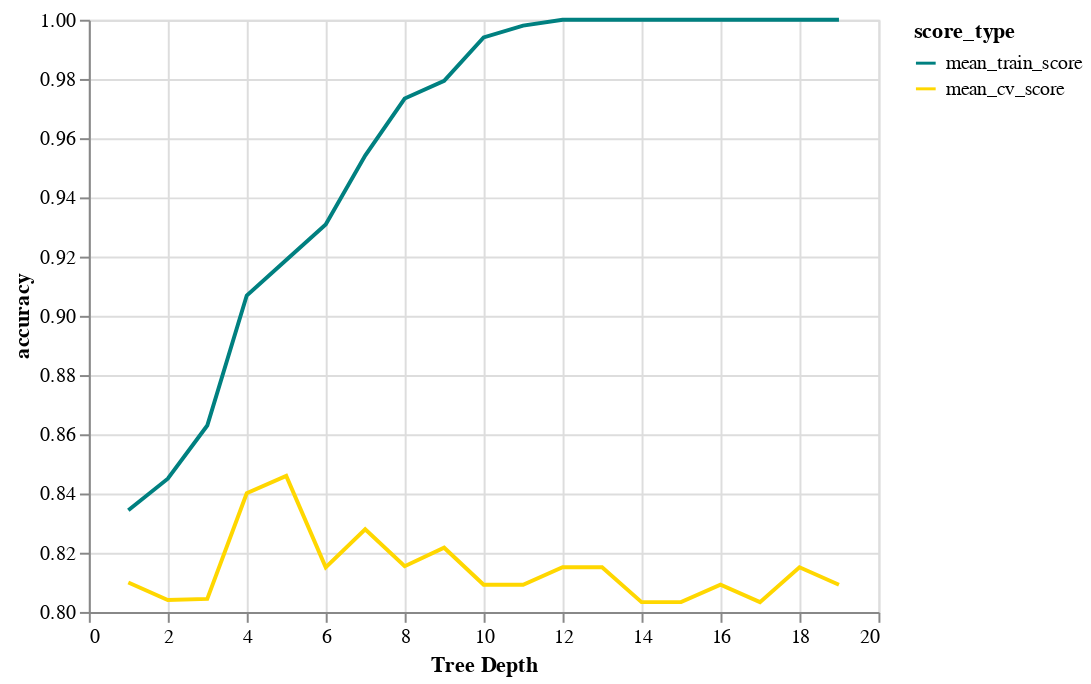

Write notebook code for a chart like this one.
### Code cell
chart1.encode(alt.Y('accuracy:Q', scale=alt.Scale(zero=False)))

### Figure 1 — Vega-Lite specification as saved in the notebook (floating-point values rounded to 4 significant figures)
{"config": {"view": {"continuousWidth": 400, "continuousHeight": 300}}, "data": {"name": "data-861843c97ee85227897f2e9e3b61abac"}, "mark": "line", "encoding": {"color": {"type": "nominal", "field": "score_type", "scale": {"domain": ["mean_train_score", "mean_cv_score"], "range": ["teal", "gold"]}}, "x": {"type": "quantitative", "axis": {"title": "Tree Depth"}, "field": "depth"}, "y": {"type": "quantitative", "field": "accuracy", "scale": {"zero": false}}}, "$schema": "https://vega.github.io/schema/vega-lite/v4.8.1.json", "datasets": {"data-861843c97ee85227897f2e9e3b61abac": [{"depth": 1, "score_type": "mean_train_score", "accuracy": 0.8343}, {"depth": 2, "score_type": "mean_train_score", "accuracy": 0.845}, {"depth": 3, "score_type": "mean_train_score", "accuracy": 0.863}, {"depth": 4, "score_type": "mean_train_score", "accuracy": 0.9069}, {"depth": 5, "score_type": "mean_train_score", "accuracy": 0.9188}, {"depth": 6, "score_type": "mean_train_score", "accuracy": 0.9308}, {"depth": 7, "score_type": "mean_train_score", "accuracy": 0.9541}, {"depth": 8, "score_type": "mean_train_score", "accuracy": 0.9734}, {"depth": 9, "score_type": "mean_train_score", "accuracy": 0.9794}, {"depth": 10, "score_type": "mean_train_score", "accuracy": 0.994}, {"depth": 11, "score_type": "mean_train_score", "accuracy": 0.998}, {"depth": 12, "score_type": "mean_train_score", "accuracy": 1.0}, {"depth": 13, "score_type": "mean_train_score", "accuracy": 1.0}, {"depth": 14, "score_type": "mean_train_score", "accuracy": 1.0}, {"depth": 15, "score_type": "mean_train_score", "accuracy": 1.0}, {"depth": 16, "score_type": "mean_train_score", "accuracy": 1.0}, {"depth": 17, "score_type": "mean_train_score", "accuracy": 1.0}, {"depth": 18, "score_type": "mean_train_score", "accuracy": 1.0}, {"depth": 19, "score_type": "mean_train_score", "accuracy": 1.0}, {"depth": 1, "score_type": "mean_cv_score", "accuracy": 0.8099}, {"depth": 2, "score_type": "mean_cv_score", "accuracy": 0.804}, {"depth": 3, "score_type": "mean_cv_score", "accuracy": 0.8044}, {"depth": 4, "score_type": "mean_cv_score", "accuracy": 0.8401}, {"depth": 5, "score_type": "mean_cv_score", "accuracy": 0.846}, {"depth": 6, "score_type": "mean_cv_score", "accuracy": 0.8151}, {"depth": 7, "score_type": "mean_cv_score", "accuracy": 0.8279}, {"depth": 8, "score_type": "mean_cv_score", "accuracy": 0.8154}, {"depth": 9, "score_type": "mean_cv_score", "accuracy": 0.8217}, {"depth": 10, "score_type": "mean_cv_score", "accuracy": 0.8092}, {"depth": 11, "score_type": "mean_cv_score", "accuracy": 0.8092}, {"depth": 12, "score_type": "mean_cv_score", "accuracy": 0.8151}, {"depth": 13, "score_type": "mean_cv_score", "accuracy": 0.8151}, {"depth": 14, "score_type": "mean_cv_score", "accuracy": 0.8033}, {"depth": 15, "score_type": "mean_cv_score", "accuracy": 0.8033}, {"depth": 16, "score_type": "mean_cv_score", "accuracy": 0.8092}, {"depth": 17, "score_type": "mean_cv_score", "accuracy": 0.8033}, {"depth": 18, "score_type": "mean_cv_score", "accuracy": 0.8151}, {"depth": 19, "score_type": "mean_cv_score", "accuracy": 0.8092}]}}
